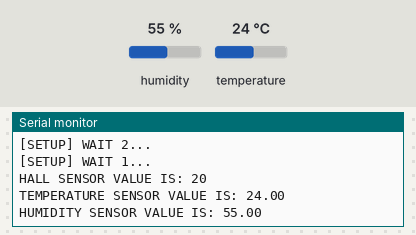
Simulated run of this sketch. Board: ESP32. Parts: the last lines printed to the serial monitor. The test bench sets the inputs (shaded band); at power-on: humidity 55 %, temperature 24 °C. WiFi joins after 1.5 s; servers stay silent unless stated; web services answer with replies made up by the test bench.

Above: at 6.0 s.
6.1 s: humidity set to 22 %
At 7.0 s:
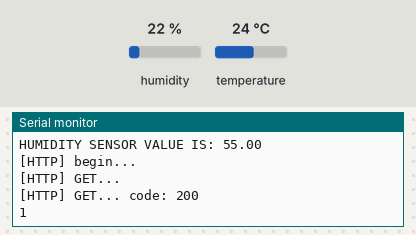
12.0 s: temperature set to 12 °C
At 16.94 s:
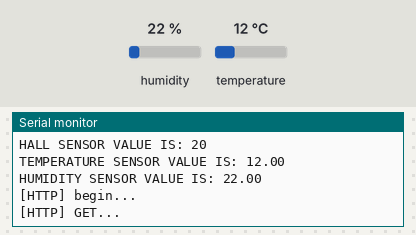
17.9 s: humidity set to 40 %
At 22.17 s:
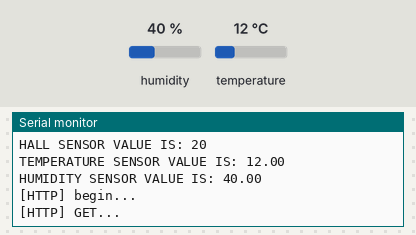
Timing chart, 0 to 23.7 s (numbered marks = the images above; inputs shaded):
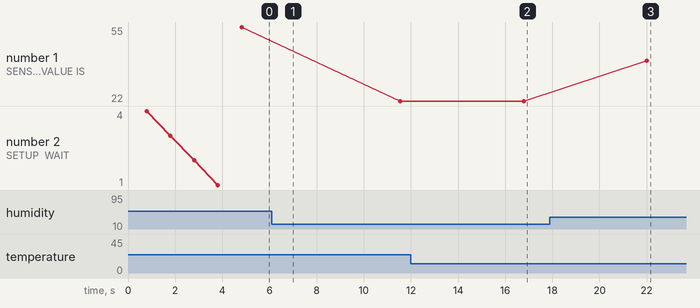

Measured:
- after the input at 12.0 s, the serial monitor: prints a new line after 4.8 s (image 2)
- after the input at 17.9 s, the serial monitor: prints a new line after 4.1 s (image 3)
- plotted number 1: 55 → 22 after the input at 6.1 s, 22 → 40 after the input at 17.9 s

The sketch:

HTTPCLIENT_THINGSPEAK_DHT11.ino
```cpp
/**
 * BasicHTTPClient.ino
 *
 *  Created on: 24.05.2015
 *
 */


#include "DHT.h"
#define Type DHT11
int sensePin =2;
DHT HT (sensePin,Type);
float humidity;
float temperature;
int setTime=800;
#include <WiFi.h>
#include <WiFiMulti.h>
#include <HTTPClient.h>
long myChannelNumber =1854874;

WiFiMulti wifiMulti;

String Write_API_Key = "6UL3212PAB7CWPC8";
int Sensor_Reading ;
void setup() {

    Serial.begin(115200);
    HT.begin();
    delay(setTime);
    Serial.println();
    Serial.println();
    Serial.println();

    for(uint8_t t = 4; t > 0; t--) {
        Serial.printf("[SETUP] WAIT %d...\n", t);
        Serial.flush();
        delay(1000);
    }

    wifiMulti.addAP("SmS_jiofi", "sms123458956");

}

void loop() {
    // wait for WiFi connection
    Sensor_Reading = hallRead();
    humidity =HT.readHumidity();
    temperature =HT.readTemperature();
   Serial.print ("HALL SENSOR VALUE IS: ");
   Serial.println (Sensor_Reading);
   Serial.print ("TEMPERATURE SENSOR VALUE IS: ");
   Serial.println (temperature);
   Serial.print ("HUMIDITY SENSOR VALUE IS: ");
   Serial.println (humidity);
    if((wifiMulti.run() == WL_CONNECTED)) {

        HTTPClient http;

        Serial.print("[HTTP] begin...\n");
        // configure traged server and url
        //http.begin("https://www.howsmyssl.com/a/check", ca); //HTTPS
        http.begin("https://api.thingspeak.com/update?api_key=" + Write_API_Key + "&field1=" +Sensor_Reading + "&field2=" +temperature + "&field3=" +humidity ); //HTTP

        Serial.print("[HTTP] GET...\n");
        // start connection and send HTTP header
        int httpCode = http.GET();

        // httpCode will be negative on error
        if(httpCode > 0) {
            // HTTP header has been send and Server response header has been handled
            Serial.printf("[HTTP] GET... code: %d\n", httpCode);

            // file found at server
            if(httpCode == HTTP_CODE_OK) {
                String payload = http.getString();
                Serial.println(payload);
            }
        } else {
            Serial.printf("[HTTP] GET... failed, error: %s\n", http.errorToString(httpCode).c_str());
        }

        http.end();
    }

    delay(5000);
}
```
